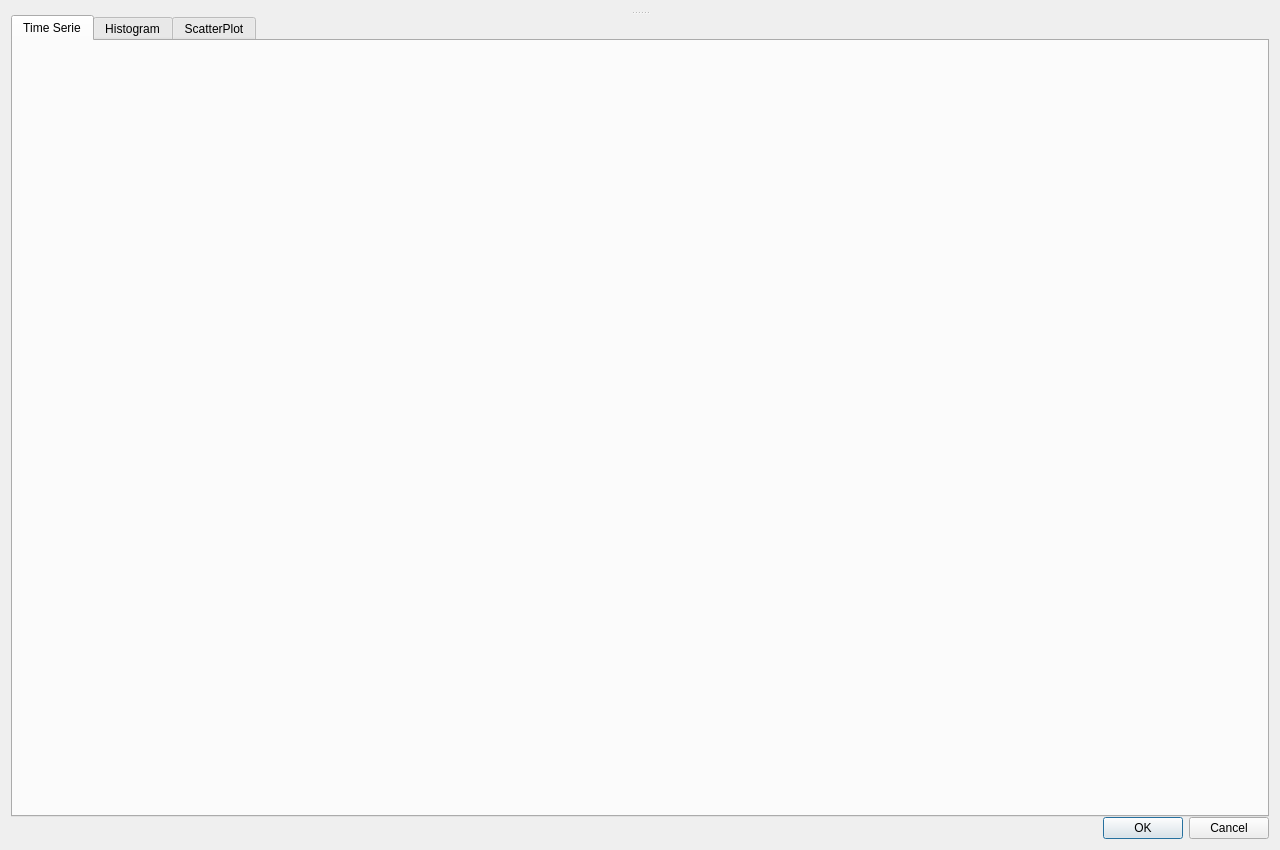
<?xml version="1.0" encoding="UTF-8"?>
<ui version="4.0">
 <class>TimeExplorationDialog</class>
 <widget class="QDialog" name="TimeExplorationDialog">
  <property name="geometry">
   <rect>
    <x>0</x>
    <y>0</y>
    <width>1280</width>
    <height>850</height>
   </rect>
  </property>
  <property name="windowTitle">
   <string>Paremeter Exploration In Time</string>
  </property>
  <layout class="QVBoxLayout" name="verticalLayout">
   <property name="spacing">
    <number>0</number>
   </property>
   <item>
    <widget class="QSplitter" name="splitter">
     <property name="orientation">
      <enum>Qt::Vertical</enum>
     </property>
     <widget class="QWidget" name="widget" native="true">
      <layout class="QHBoxLayout" name="mainLayout"/>
     </widget>
     <widget class="QTabWidget" name="tabWidget">
      <property name="minimumSize">
       <size>
        <width>0</width>
        <height>250</height>
       </size>
      </property>
      <property name="currentIndex">
       <number>0</number>
      </property>
      <widget class="TemporalSeriesPlotWidget" name="timeSeriesWidget">
       <attribute name="title">
        <string>Time Serie</string>
       </attribute>
      </widget>
      <widget class="HistogramWidget" name="histogramWidget">
       <attribute name="title">
        <string>Histogram</string>
       </attribute>
      </widget>
      <widget class="ScatterPlotWidget" name="scatterPlotWidget">
       <attribute name="title">
        <string>ScatterPlot</string>
       </attribute>
      </widget>
     </widget>
    </widget>
   </item>
   <item>
    <widget class="QDialogButtonBox" name="buttonBox">
     <property name="orientation">
      <enum>Qt::Horizontal</enum>
     </property>
     <property name="standardButtons">
      <set>QDialogButtonBox::Cancel|QDialogButtonBox::Ok</set>
     </property>
    </widget>
   </item>
  </layout>
 </widget>
 <customwidgets>
  <customwidget>
   <class>TemporalSeriesPlotWidget</class>
   <extends>QWidget</extends>
   <header>temporalseriesplotwidget.h</header>
   <container>1</container>
  </customwidget>
  <customwidget>
   <class>HistogramWidget</class>
   <extends>QWidget</extends>
   <header>histogramwidget.h</header>
   <container>1</container>
  </customwidget>
  <customwidget>
   <class>ScatterPlotWidget</class>
   <extends>QWidget</extends>
   <header>scatterplotwidget.h</header>
   <container>1</container>
  </customwidget>
 </customwidgets>
 <resources/>
 <connections>
  <connection>
   <sender>buttonBox</sender>
   <signal>accepted()</signal>
   <receiver>TimeExplorationDialog</receiver>
   <slot>accept()</slot>
   <hints>
    <hint type="sourcelabel">
     <x>248</x>
     <y>254</y>
    </hint>
    <hint type="destinationlabel">
     <x>157</x>
     <y>274</y>
    </hint>
   </hints>
  </connection>
  <connection>
   <sender>buttonBox</sender>
   <signal>rejected()</signal>
   <receiver>TimeExplorationDialog</receiver>
   <slot>reject()</slot>
   <hints>
    <hint type="sourcelabel">
     <x>316</x>
     <y>260</y>
    </hint>
    <hint type="destinationlabel">
     <x>286</x>
     <y>274</y>
    </hint>
   </hints>
  </connection>
 </connections>
</ui>
